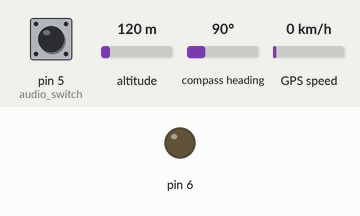
Recording of a sketch running on a simulated Arduino Uno, built for the host (arithmetic inside an expression is 32-bit, double 64-bit). Shown: output pins drawn as LEDs (lit = HIGH). Inputs (shaded band) come from the test bench; at power-on: pin 5 (audio_switch) HIGH, altitude 120 m, compass heading 90°, GPS speed 0 km/h. Storage starts empty; the GPS gets a fix after 3 s at 37.7749, -122.4194 with 8 satellites; what the sketch prints to the serial monitor is not drawn.

Above: at 3.2 s.
3.3 s: pin 5 (audio_switch) pulled LOW for 0.15 s
At 3.7 s:
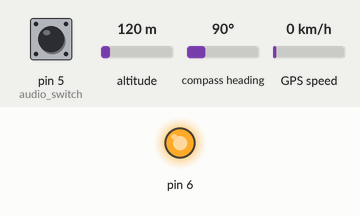
5.3 s: pin 5 (audio_switch) pulled LOW for 3.2 s
At 9.8 s:
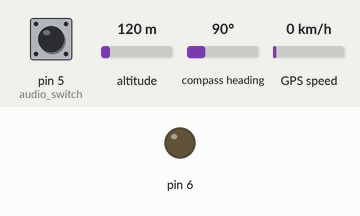
Timing chart, 0 to 11.3 s (numbered marks = the images above; inputs shaded):
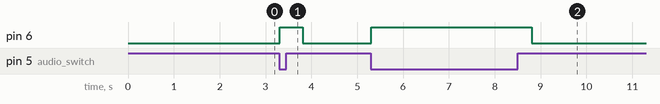

Measured:
- after the input at 3.3 s, pin 6: LOW → HIGH at once, → LOW 0.50 s later
- after the input at 5.3 s, pin 6: LOW → HIGH at once, → LOW 3.5 s later

The sketch:

Memoria.ino
```cpp
// MEMORIA
// GPS + Voice Recorder at the flick of a switch

// TinyGPS++
// TMRpcm
// SD
// SPI
// ezButton
// SoftwareSerial

// TinyGPS++ usage was learnt from http://arduiniana.org/libraries/tinygpsplus/
#include <TinyGPS++.h>
#include <SoftwareSerial.h>
#include <SD.h>
#include<SPI.h>

// eZButton usage was learnt from https://arduinogetstarted.com/tutorials/arduino-switch
#include <ezButton.h>

// TMRpcm usage was learnt from https://circuitdigest.com/microcontroller-projects/simple-arduino-voice-recorder-for-spy-bug-voice-recording
#include <TMRpcm.h>

// Arduino pins for Software Serial
int RXPin = 4;
int TXPin = 3;
const int chipSelect = 10;
int GPSBaud = 9600;

//Audio Prep
char audioFileName[8] = "Aud.wav";
TMRpcm audio;

// Toggle Switch
const int audio_switch = 5;
ezButton toggleSwitch(audio_switch);

// GPS Prep
TinyGPSPlus gps;
SoftwareSerial gpsSerial(TXPin, RXPin);

void setup() {

  // Start software serial at GPS baud 9600
  gpsSerial.begin(GPSBaud);

  // Serial Monitor:
  Serial.begin(9600);

  // Defining pins for mic
  pinMode(A0, INPUT);
  pinMode(6, OUTPUT);

  Serial.print("I");
  delay(2000);
  if (!SD.begin(chipSelect)) {

    Serial.println("N");
    while (1);

  }
  Serial.println("Y");

  // Connecting audio pin of the arduino to the Sd card to write
  audio.CSPin = 10;

}

void loop() {
  // put your main code here, to run repeatedly:

  // Checking if GPS encoding works
  while (gpsSerial.available() > 0) {
    if (gps.encode(gpsSerial.read())) {

    }
  }

  // Monitoring the toggle switch pin
  bool state = digitalRead(5);

  // If the switch is on:
  if (state == 0) {

    // If we are getting valid GPS location values:
    if (gps.location.isValid()) {

      String gpsLat = String(gps.location.lat(), 6);
      String gpsLong = String(gps.location.lng(), 6);

      // Get the date and time
      int gps_hour = gps.time.hour();
      int gps_minute = gps.time.minute();
      int gps_second = gps.time.second();

      int gps_day = gps.date.day();
      int gps_month = gps.date.month();
      int gps_year = gps.date.year();

      // Open file
      File dataFile = SD.open("GPS.txt", FILE_WRITE);

      // if the file is available, write to it:
      if (dataFile) {


        dataFile.println(gpsLat);

        dataFile.println(gpsLong);

        if (gps_hour < 10) dataFile.print(F("0"));
        dataFile.print((gps_hour - 2));

        dataFile.print(":");

        if (gps_minute < 10) dataFile.print(F("0"));
        dataFile.print(gps_minute);

        dataFile.print(":");

        if (gps_second < 10) dataFile.print(F("0"));
        dataFile.print(gps_second);

        dataFile.print(" ");
        dataFile.print(gps_day);
        dataFile.print("/");
        dataFile.print(gps_month);
        dataFile.print("/");
        dataFile.print(gps_year);

        dataFile.println();
        dataFile.println();

        dataFile.close();

      }

    } else {

      String dataString2 = "0000";
      String dataString3 = "0000";
      String dataString4 = "0000";

      File dataFile = SD.open("GPS.txt", FILE_WRITE);

      // if the file is available, write to it:
      if (dataFile) {

        dataFile.println(dataString2);

        dataFile.println(dataString3);

        dataFile.println(dataString4);

        dataFile.println();
        dataFile.println();

        dataFile.close();

      }

    }

    //Start Audio Recording
    digitalWrite(6, HIGH);
    audio.startRecording(audioFileName, 32000, A0);

  }

  // When the switch is on:
  while(state == 0) {

    delay(500);

    // Monitoring to see if the switch is turned off:
    bool switchedState = digitalRead(5);

    // When the switch is turned off:
    if (switchedState == 1) {

      //Stop Audio Recording
      digitalWrite(6, LOW);
      audio.stopRecording(audioFileName);

      // Back to looping the sketch
      break;
    }
  }

}
```
